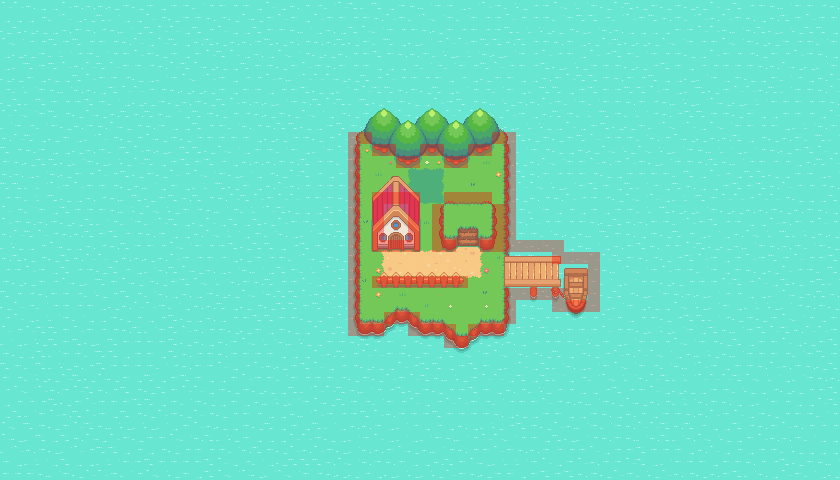

A 2D game scene composited from a Tiled map and its tileset images. What follows is a short description and the map's XML, with each tile layer's data collapsed to a summary:
An orthogonal 70x40 tile map with 12x12 px tiles, 13 tile layers (Mar, Isla, Caminos, Campo de batalla, ...), 2 tilesets.

<map version="1.9" tiledversion="1.9.0" orientation="orthogonal" renderorder="right-down" width="70" height="40" tilewidth="12" tileheight="12" infinite="0" nextlayerid="14" nextobjectid="1">
 <tileset firstgid="1" source="Isla1.tsx" />
 <tileset firstgid="1025" source="collision.tsx" />
 <layer id="1" name="Mar" width="70" height="40">
  <data>[2800 cells, 2800 non-empty, 9 distinct tile ids]</data>
 </layer>
 <layer id="2" name="Isla" width="70" height="40">
  <data>[2800 cells, 286 non-empty, 85 distinct tile ids]</data>
 </layer>
 <layer id="7" name="Caminos" width="70" height="40">
  <data>[2800 cells, 40 non-empty, 16 distinct tile ids]</data>
 </layer>
 <layer id="8" name="Campo de batalla" width="70" height="40">
  <data>[2800 cells, 9 non-empty, 9 distinct tile ids]</data>
 </layer>
 <layer id="9" name="pasto y flores" width="70" height="40">
  <data>[2800 cells, 23 non-empty, 13 distinct tile ids]</data>
 </layer>
 <layer id="10" name="Valla" width="70" height="40">
  <data>[2800 cells, 23 non-empty, 12 distinct tile ids]</data>
 </layer>
 <layer id="11" name="Muelle" width="70" height="40">
  <data>[2800 cells, 42 non-empty, 42 distinct tile ids]</data>
 </layer>
 <layer id="5" name="Arboles" width="70" height="40">
  <data>[2800 cells, 72 non-empty, 24 distinct tile ids]</data>
 </layer>
 <layer id="6" name="Arboles 2" width="70" height="40">
  <data>[2800 cells, 32 non-empty, 16 distinct tile ids]</data>
 </layer>
 <layer id="3" name="Montanita" width="70" height="40">
  <data>[2800 cells, 30 non-empty, 30 distinct tile ids]</data>
 </layer>
 <layer id="4" name="Casa" width="70" height="40">
  <data>[2800 cells, 42 non-empty, 42 distinct tile ids]</data>
 </layer>
 <layer id="12" name="colisiones" width="70" height="40" opacity="0.34">
  <data>[2800 cells, 111 non-empty, 1 distinct tile ids]</data>
 </layer>
 <layer id="13" name="Foreground Objects" width="70" height="40">
  <data>[2800 cells, 16 non-empty, 12 distinct tile ids]</data>
 </layer>
</map>
